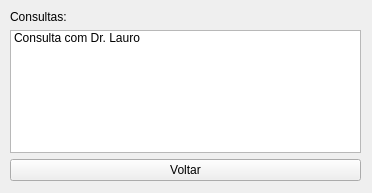
<?xml version="1.0" encoding="UTF-8"?>
<ui version="4.0">
 <class>historicoConsultas</class>
 <widget class="QWidget" name="historicoConsultas">
  <property name="geometry">
   <rect>
    <x>0</x>
    <y>0</y>
    <width>372</width>
    <height>193</height>
   </rect>
  </property>
  <property name="windowTitle">
   <string>Consultas</string>
  </property>
  <widget class="QWidget" name="layoutWidget">
   <property name="geometry">
    <rect>
     <x>10</x>
     <y>10</y>
     <width>351</width>
     <height>171</height>
    </rect>
   </property>
   <layout class="QVBoxLayout" name="verticalLayout">
    <item>
     <widget class="QLabel" name="label">
      <property name="text">
       <string>Consultas:</string>
      </property>
     </widget>
    </item>
    <item>
     <widget class="QListWidget" name="listWidget">
      <item>
       <property name="text">
        <string>Consulta com Dr. Lauro</string>
       </property>
      </item>
     </widget>
    </item>
    <item>
     <widget class="QPushButton" name="voltarButton">
      <property name="text">
       <string>Voltar</string>
      </property>
     </widget>
    </item>
   </layout>
  </widget>
 </widget>
 <resources/>
 <connections/>
</ui>
